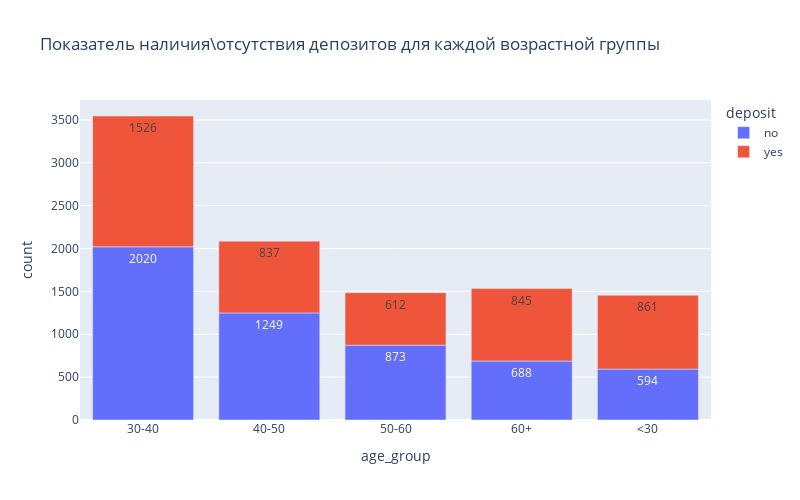

The notebook cell this image was saved under:
### Code cell
temp = df.groupby('deposit', as_index=False)['age_group'].value_counts()
print(temp)
fig = px.bar(
    temp.sort_values(by = 'deposit', ascending=True), #DataFrame
    x = 'age_group', #ось абсцисс
    y = 'count', #ось ординат
    color="deposit",
    text_auto=True,
    width = 800, #ширина
    height = 500, #высота
    title = "Показатель наличия\отсутствия депозитов для каждой возрастной группы" #заголовок
    );
fig.show() #отображаем график

### Figure 1 — Plotly figure (JSON) as saved in the notebook; plotly's stock layout.template omitted (floating-point values rounded to 4 significant figures)
{"data": [{"alignmentgroup": "True", "hovertemplate": "deposit=no<br>age_group=%{x}<br>count=%{y}<extra></extra>", "legendgroup": "no", "marker": {"color": "#636efa", "pattern": {"shape": ""}}, "name": "no", "offsetgroup": "no", "orientation": "v", "showlegend": true, "textposition": "auto", "texttemplate": "%{y}", "type": "bar", "x": ["30-40", "40-50", "50-60", "60+", "<30"], "xaxis": "x", "y": [2020, 1249, 873, 688, 594], "yaxis": "y"}, {"alignmentgroup": "True", "hovertemplate": "deposit=yes<br>age_group=%{x}<br>count=%{y}<extra></extra>", "legendgroup": "yes", "marker": {"color": "#EF553B", "pattern": {"shape": ""}}, "name": "yes", "offsetgroup": "yes", "orientation": "v", "showlegend": true, "textposition": "auto", "texttemplate": "%{y}", "type": "bar", "x": ["30-40", "<30", "60+", "40-50", "50-60"], "xaxis": "x", "y": [1526, 861, 845, 837, 612], "yaxis": "y"}], "layout": {"barmode": "relative", "height": 500, "legend": {"title": {"text": "deposit"}, "tracegroupgap": 0}, "title": {"text": "Показатель наличия\\отсутствия депозитов для каждой возрастной группы"}, "width": 800, "xaxis": {"anchor": "y", "domain": [0, 1], "title": {"text": "age_group"}}, "yaxis": {"anchor": "x", "domain": [0, 1], "title": {"text": "count"}}}}
